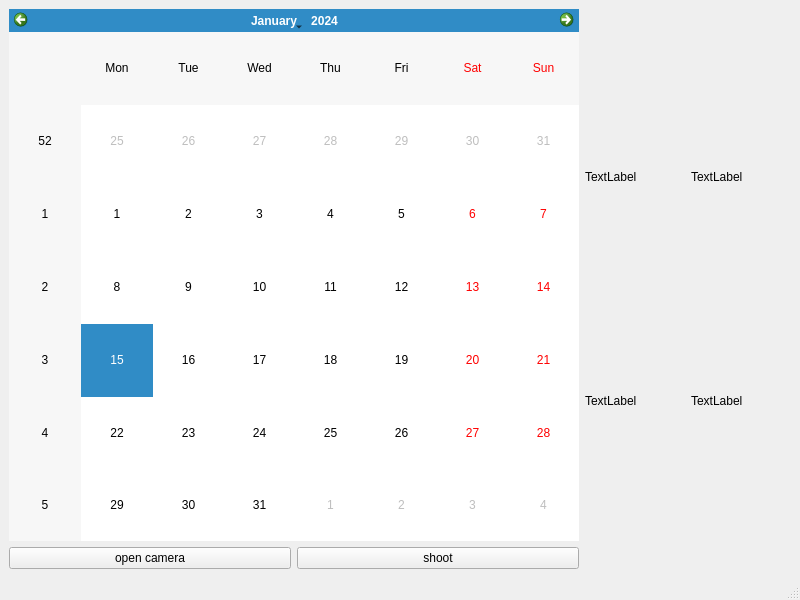
<?xml version="1.0" encoding="UTF-8"?>
<ui version="4.0">
 <class>MainWindow</class>
 <widget class="QMainWindow" name="MainWindow">
  <property name="geometry">
   <rect>
    <x>0</x>
    <y>0</y>
    <width>800</width>
    <height>600</height>
   </rect>
  </property>
  <property name="windowTitle">
   <string>Camera mia~</string>
  </property>
  <property name="windowIcon">
   <iconset resource="res.qrc">
    <normaloff>:/res/default.jpg</normaloff>:/res/default.jpg</iconset>
  </property>
  <widget class="QWidget" name="centralwidget">
   <layout class="QHBoxLayout" name="horizontalLayout">
    <item>
     <layout class="QVBoxLayout" name="verticalLayout">
      <item>
       <widget class="QCalendarWidget" name="calendarWidget"/>
      </item>
      <item>
       <layout class="QHBoxLayout" name="horizontalLayout_2">
        <item>
         <widget class="QPushButton" name="pushButton">
          <property name="text">
           <string>open camera</string>
          </property>
         </widget>
        </item>
        <item>
         <widget class="QPushButton" name="pushButton_2">
          <property name="text">
           <string>shoot</string>
          </property>
         </widget>
        </item>
       </layout>
      </item>
     </layout>
    </item>
    <item>
     <layout class="QGridLayout" name="gridLayout">
      <item row="0" column="1">
       <widget class="QLabel" name="label">
        <property name="sizePolicy">
         <sizepolicy hsizetype="Fixed" vsizetype="Fixed">
          <horstretch>0</horstretch>
          <verstretch>0</verstretch>
         </sizepolicy>
        </property>
        <property name="minimumSize">
         <size>
          <width>100</width>
          <height>100</height>
         </size>
        </property>
        <property name="maximumSize">
         <size>
          <width>100</width>
          <height>100</height>
         </size>
        </property>
        <property name="text">
         <string>TextLabel</string>
        </property>
        <property name="scaledContents">
         <bool>true</bool>
        </property>
       </widget>
      </item>
      <item row="0" column="0">
       <widget class="QLabel" name="label_2">
        <property name="sizePolicy">
         <sizepolicy hsizetype="Fixed" vsizetype="Fixed">
          <horstretch>0</horstretch>
          <verstretch>0</verstretch>
         </sizepolicy>
        </property>
        <property name="minimumSize">
         <size>
          <width>100</width>
          <height>100</height>
         </size>
        </property>
        <property name="maximumSize">
         <size>
          <width>100</width>
          <height>100</height>
         </size>
        </property>
        <property name="text">
         <string>TextLabel</string>
        </property>
        <property name="scaledContents">
         <bool>true</bool>
        </property>
       </widget>
      </item>
      <item row="1" column="0">
       <widget class="QLabel" name="label_3">
        <property name="sizePolicy">
         <sizepolicy hsizetype="Fixed" vsizetype="Fixed">
          <horstretch>0</horstretch>
          <verstretch>0</verstretch>
         </sizepolicy>
        </property>
        <property name="minimumSize">
         <size>
          <width>100</width>
          <height>100</height>
         </size>
        </property>
        <property name="maximumSize">
         <size>
          <width>100</width>
          <height>100</height>
         </size>
        </property>
        <property name="text">
         <string>TextLabel</string>
        </property>
        <property name="scaledContents">
         <bool>true</bool>
        </property>
       </widget>
      </item>
      <item row="1" column="1">
       <widget class="QLabel" name="label_4">
        <property name="maximumSize">
         <size>
          <width>100</width>
          <height>100</height>
         </size>
        </property>
        <property name="text">
         <string>TextLabel</string>
        </property>
        <property name="scaledContents">
         <bool>true</bool>
        </property>
       </widget>
      </item>
     </layout>
    </item>
   </layout>
  </widget>
  <widget class="QStatusBar" name="statusbar"/>
 </widget>
 <resources>
  <include location="res.qrc"/>
 </resources>
 <connections/>
</ui>
